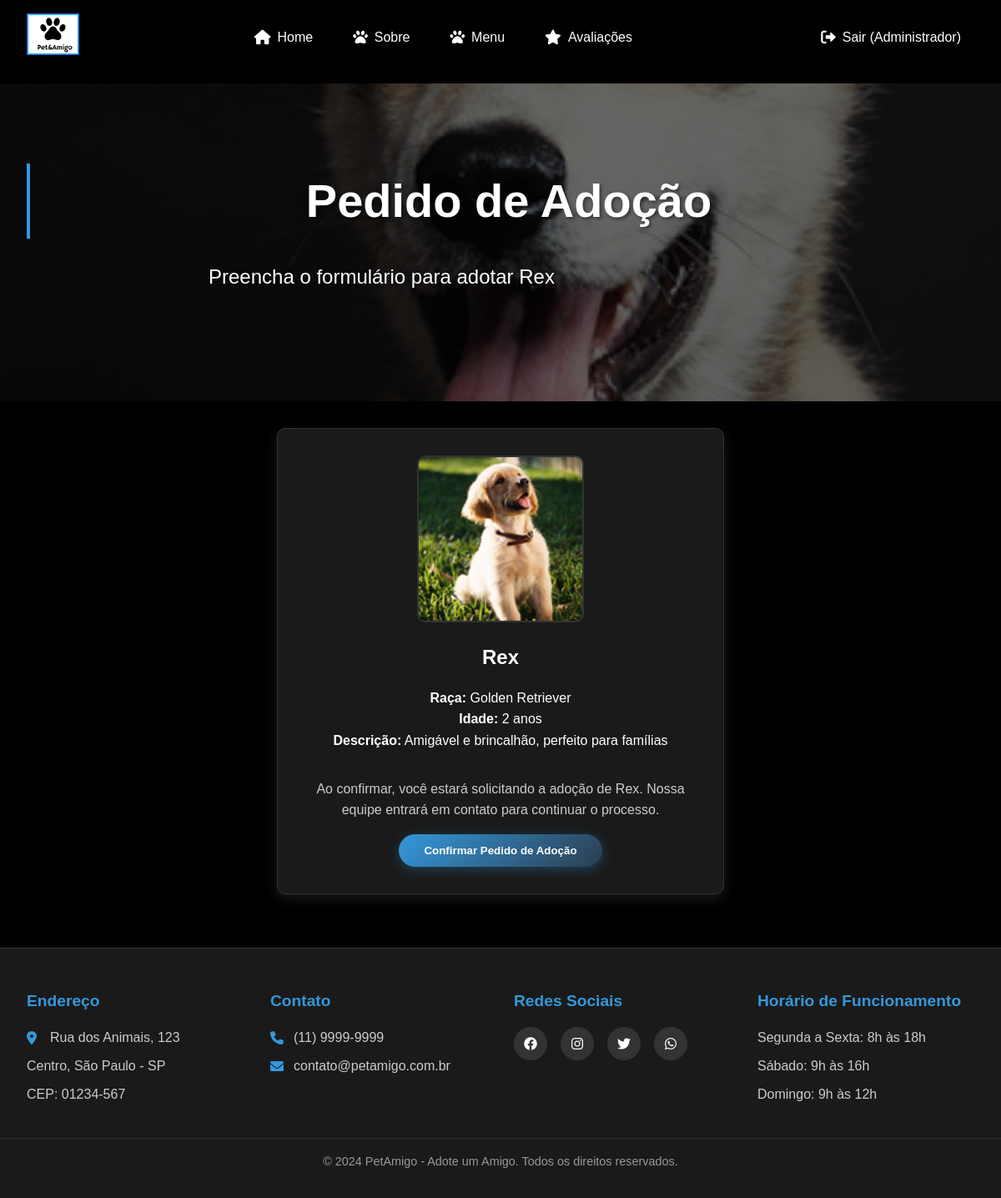
The app's page /Cadastro/antigo2_pedido-adocao.php?animal_id=1 (signed in) with its own data.
### tables this page shows
CREATE TABLE animais (
    id INT AUTO_INCREMENT PRIMARY KEY,
    nome VARCHAR(100) NOT NULL,
    especie VARCHAR(50) NOT NULL,
    raca VARCHAR(100),
    idade INT,
    porte VARCHAR(20),
    descricao TEXT,
    imagem VARCHAR(255),
    disponivel BOOLEAN DEFAULT TRUE,
    data_cadastro TIMESTAMP DEFAULT CURRENT_TIMESTAMP
);

### Cadastro/antigo2_pedido-adocao.php (the view, shortened to what this page needs)
<?php
$database = new Database();
$db = $database->getConnection();
$animal_id = $_GET['animal_id'] ?? 0;
$query = "SELECT * FROM animais WHERE id = ?";
$stmt = $db->prepare($query);
$stmt->execute([$animal_id]);
$animal = $stmt->fetch(PDO::FETCH_ASSOC);
?>
<!DOCTYPE html>
<html lang="pt-br">
<head>
    <link rel="stylesheet" href="../Home/home.css">
    <link href="https://cdnjs.cloudflare.com/ajax/libs/font-awesome/6.0.0/css/all.min.css" rel="stylesheet">
</head>
<body>
    <header class="header">
        <section>
            <a href="../index.php" class="logo">
                <img src="../img/petlogo.png" alt="logo">
            </a>
            <nav class="navbar main-menu">
                <a href="../Home/home.php"><i class="fas fa-home"></i> Home</a>
                <a href="../Sobre/sobre.php"><i class="fas fa-paw"></i> Sobre</a>
                <a href="../Menu/menu.php"><i class="fas fa-paw"></i> Menu</a>
                <a href="../Avaliações/avaliacoes.php"><i class="fas fa-star"></i> Avaliações</a>
            </nav>
            <nav class="navbar right-menu">
                <a href="../Login/logout.php">
                    <i class="fas fa-sign-out-alt"></i> Sair (<?php echo $_SESSION['usuario']['nome']; ?>)
                </a>
            </nav>
        </section>
    </header>
    <div class="home-container" style="margin-top: 100px; padding: 4rem 0;">
        <section id="home">
            <div class="content">
                <h3>Pedido de Adoção</h3>
                <p>Preencha o formulário para adotar <?php echo $animal['nome']; ?></p>
            </div>
        </section>
    </div>
    <section class="about" style="max-width: 600px; margin: 2rem auto;">
        <?php if (isset($sucesso)): ?>
            <div style="background: #d4edda; color: #155724; padding: 1rem; border-radius: 5px; margin-bottom: 1rem;">
                <?php echo $sucesso; ?>
            </div>
            <a href="../Menu/menu.php" class="btn">Voltar aos Animais</a>
        <?php else: ?>
            <div class="box" style="text-align: center;">
                <img src="../img/<?php echo $animal['imagem']; ?>" alt="<?php echo $animal['nome']; ?>" style="max-width: 200px;">
                <h3><?php echo $animal['nome']; ?></h3>
                <p><strong>Raça:</strong> <?php echo $animal['raca']; ?></p>
                <p><strong>Idade:</strong> <?php echo $animal['idade']; ?> anos</p>
                <p><strong>Descrição:</strong> <?php echo $animal['descricao']; ?></p>
                <form method="POST" style="margin-top: 2rem;">
                    <p style="color: #ccc; margin-bottom: 1rem;">
                        Ao confirmar, você estará solicitando a adoção de <?php echo $animal['nome']; ?>.
                        Nossa equipe entrará em contato para continuar o processo.
                    </p>
                    <button type="submit" class="btn">Confirmar Pedido de Adoção</button>
                </form>
            </div>
        <?php endif; ?>
    </section>
    <?php include '../footer.php'; ?>
</body>
</html>

### Home/home.css (style rules this page uses)
* { margin: 0; padding: 0; box-sizing: border-box; font-family: 'Arial', sans-serif; }
body { background-color: #000000; color: #fff; line-height: 1.6; opacity: 0; animation: fadeIn 0.8s ease-in-out forwards; }
.header { background: #000000; padding: 1rem 0; box-shadow: 0 2px 10px rgba(0,0,0,0.1); position: fixed; width: 100%; top: 0; z-index: 1000; }
.header section { display: flex; justify-content: space-between; align-items: center; max-width: 1200px; margin: 0 auto; padding: 0 2rem; }
.logo img { height: 50px; width: auto; transition: transform 0.3s ease; }
.navbar { display: flex; gap: 1rem; }
.main-menu { flex: 1; justify-content: center; margin: 0 2rem; }
.right-menu { justify-content: flex-end; }
.navbar a { text-decoration: none; color: #fff; font-weight: 500; font-size: 1rem; padding: 0.5rem 1rem; border-radius: 5px; transition: all 0.3s ease; position: relative; white-space: nowrap; display: flex; align-items: center; gap: 0.5rem; }
.navbar a i { font-size: 1.1rem; }
.navbar a::after { content: ''; position: absolute; width: 0; height: 2px; bottom: 0; left: 50%; background-color: #fff; transition: all 0.3s ease; }
.home-container { margin-top: 100px; padding: 8rem 0; background: linear-gradient(rgba(0, 0, 0, 0.6), rgba(0, 0, 0, 0.6)), url('../img/principal.png') center/cover no-repeat; position: relative; animation: slideInFromTop 1s ease-out; }
#home { max-width: 1200px; margin: 0 auto; padding: 0 2rem; text-align: center; position: relative; z-index: 2; }
#home .content h3 { font-size: 3.5rem; color: #ffffff; margin-bottom: 1.5rem; text-shadow: 2px 2px 4px rgba(0,0,0,0.5); animation: fadeInUp 0.8s ease-out 0.3s both; }
#home .content p { font-size: 1.5rem; color: #ffffff; margin-bottom: 2rem; max-width: 700px; margin-left: auto; margin-right: auto; text-shadow: 1px 1px 3px rgba(0,0,0,0.5); animation: fadeInUp 0.8s ease-out 0.5s both; }
.about { max-width: 1200px; margin: 4rem auto; padding: 0 2rem; animation: fadeInUp 1s ease-out; }
.content { padding: 2rem 0; }
.content h3 { font-size: 2rem; color: #ffffff; margin-bottom: 1.5rem; border-left: 4px solid #3498db; padding-left: 1rem; animation: fadeInLeft 0.8s ease-out 0.5s both; }
.content p { margin-bottom: 1.5rem; font-size: 1.1rem; color: #cccccc; text-align: justify; line-height: 1.8; animation: fadeInLeft 0.8s ease-out 0.7s both; }
.box { background: #1a1a1a; padding: 2rem; border-radius: 10px; box-shadow: 0 5px 15px rgba(255,255,255,0.1); text-align: center; transition: all 0.3s ease; animation: fadeInUp 0.8s ease-out; border: 1px solid #333; }
.box img { width: 100%; max-width: 200px; height: 200px; object-fit: cover; border-radius: 10px; margin-bottom: 1rem; border: 2px solid #333; }
.box h3 { font-size: 1.5rem; color: #ffffff; margin-bottom: 1rem; }
.btn { display: inline-block; background: linear-gradient(135deg, #3498db, #2c3e50); color: white; padding: 12px 30px; text-decoration: none; border-radius: 25px; font-weight: 600; transition: all 0.3s ease; border: none; cursor: pointer; box-shadow: 0 4px 15px rgba(52, 152, 219, 0.3); }

### records on screen
animais: nome "Rex", imagem (picture), raca "Golden Retriever", idade "2", descricao "Amigável e brincalhão, perfeito para famílias"

### other values on screen
$_SESSION['usuario']['nome'] "Administrador"
